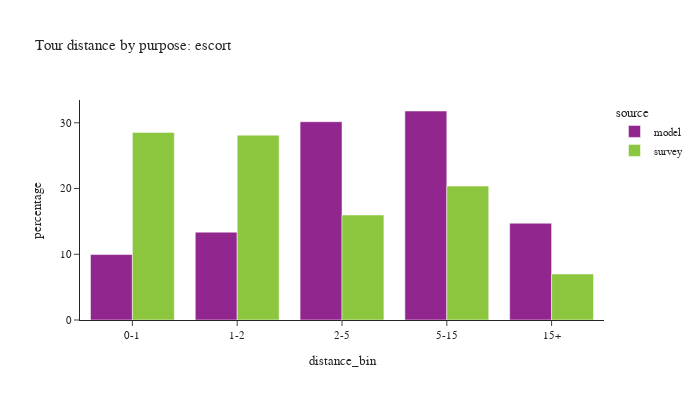

Notebook source saved alongside this figure:
### Code cell
plot_bins(tour, tour['pdpurp'] == 3, 'escort')

### Figure 1 — Plotly figure (JSON) as saved in the notebook; plotly's stock layout.template omitted (floating-point values rounded to 4 significant figures)
{"data": [{"alignmentgroup": "True", "customdata": [[7569], [10160], [22931], [24170], [11192]], "hovertemplate": "source=model<br>distance_bin=%{x}<br>percentage=%{y}<br>sample count=%{customdata[0]}<extra></extra>", "legendgroup": "model", "marker": {"color": "#91268F", "pattern": {"shape": ""}}, "name": "model", "offsetgroup": "model", "orientation": "v", "showlegend": true, "textposition": "auto", "type": "bar", "x": ["0-1", "1-2", "2-5", "5-15", "15+"], "xaxis": "x", "y": [9.956, 13.36, 30.16, 31.79, 14.72], "yaxis": "y"}, {"alignmentgroup": "True", "customdata": [[228], [229], [212], [152], [64]], "hovertemplate": "source=survey<br>distance_bin=%{x}<br>percentage=%{y}<br>sample count=%{customdata[0]}<extra></extra>", "legendgroup": "survey", "marker": {"color": "#8CC63E", "pattern": {"shape": ""}}, "name": "survey", "offsetgroup": "survey", "orientation": "v", "showlegend": true, "textposition": "auto", "type": "bar", "x": ["0-1", "1-2", "2-5", "5-15", "15+"], "xaxis": "x", "y": [28.53, 28.12, 15.98, 20.37, 6.999], "yaxis": "y"}], "layout": {"barmode": "group", "font": {"size": 11}, "height": 400, "legend": {"title": {"text": "source"}, "tracegroupgap": 0}, "title": {"text": "Tour distance by purpose: escort"}, "width": 700, "xaxis": {"anchor": "y", "domain": [0.0, 1.0], "title": {"text": "distance_bin"}}, "yaxis": {"anchor": "x", "domain": [0.0, 1.0], "title": {"text": "percentage"}}}}
